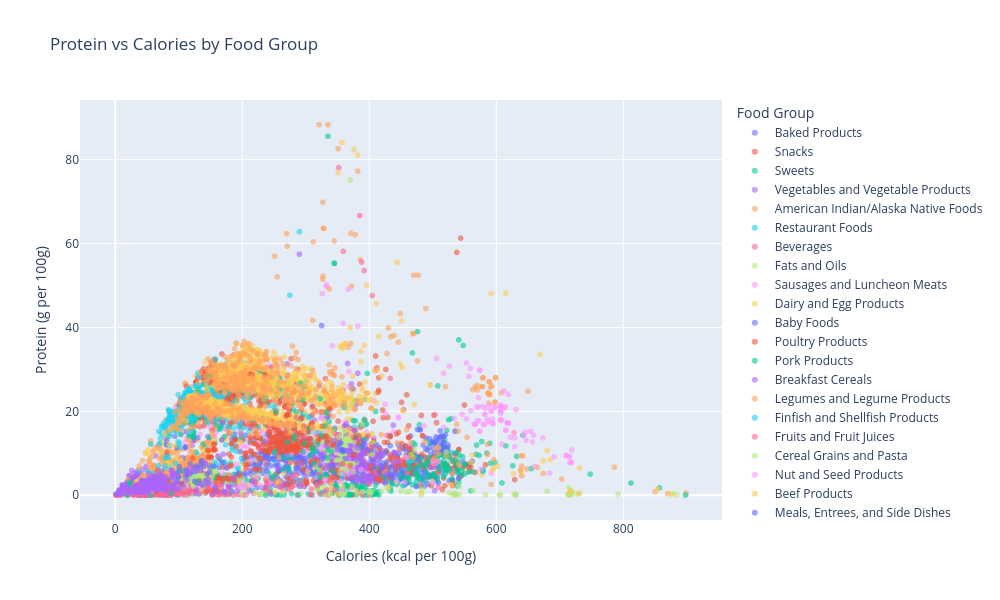

The cell this chart's notebook holds for it:
### Code cell
import plotly.express as px

fig = px.scatter(

    df_protein,

    x='Energy_kcal',

    y='Protein_g',

    color='food_category',

    hover_name='description',

    title='Protein vs Calories by Food Group',

    labels={'Energy_kcal': 'Calories (kcal per 100g)', 'Protein_g': 'Protein (g per 100g)'},

    opacity=0.6,

    width=1000, height=600

)

fig.update_layout(legend_title='Food Group')

fig.write_html('outputs/a1_protein_scatter.html')

fig.show()

### Figure 1 — Plotly figure (JSON) as saved in the notebook; plotly's stock layout.template omitted (floating-point values rounded to 4 significant figures; data arrays with more than 128 entries replaced by an {"elided": "..."} marker saying what was removed)
{"data": [{"hovertemplate": "<b>%{hovertext}</b><br><br>food_category=Baked Products<br>Calories (kcal per 100g)=%{x}<br>Protein (g per 100g)=%{y}<extra></extra>", "hovertext": {"elided": "512 str values"}, "legendgroup": "Baked Products", "marker": {"color": "#636efa", "opacity": 0.6, "symbol": "circle"}, "mode": "markers", "name": "Baked Products", "showlegend": true, "type": "scattergl", "x": {"elided": "512 float values"}, "xaxis": "x", "y": {"elided": "512 float values"}, "yaxis": "y"}, {"hovertemplate": "<b>%{hovertext}</b><br><br>food_category=Snacks<br>Calories (kcal per 100g)=%{x}<br>Protein (g per 100g)=%{y}<extra></extra>", "hovertext": {"elided": "175 str values"}, "legendgroup": "Snacks", "marker": {"color": "#EF553B", "opacity": 0.6, "symbol": "circle"}, "mode": "markers", "name": "Snacks", "showlegend": true, "type": "scattergl", "x": {"elided": "175 float values"}, "xaxis": "x", "y": {"elided": "175 float values"}, "yaxis": "y"}, {"hovertemplate": "<b>%{hovertext}</b><br><br>food_category=Sweets<br>Calories (kcal per 100g)=%{x}<br>Protein (g per 100g)=%{y}<extra></extra>", "hovertext": {"elided": "306 str values"}, "legendgroup": "Sweets", "marker": {"color": "#00cc96", "opacity": 0.6, "symbol": "circle"}, "mode": "markers", "name": "Sweets", "showlegend": true, "type": "scattergl", "x": {"elided": "306 float values"}, "xaxis": "x", "y": {"elided": "306 float values"}, "yaxis": "y"}, {"hovertemplate": "<b>%{hovertext}</b><br><br>food_category=Vegetables and Vegetable Products<br>Calories (kcal per 100g)=%{x}<br>Protein (g per 100g)=%{y}<extra></extra>", "hovertext": {"elided": "814 str values"}, "legendgroup": "Vegetables and Vegetable Products", "marker": {"color": "#ab63fa", "opacity": 0.6, "symbol": "circle"}, "mode": "markers", "name": "Vegetables and Vegetable Products", "showlegend": true, "type": "scattergl", "x": {"elided": "814 float values"}, "xaxis": "x", "y": {"elided": "814 float values"}, "yaxis": "y"}, {"hovertemplate": "<b>%{hovertext}</b><br><br>food_category=American Indian/Alaska Native Foods<br>Calories (kcal per 100g)=%{x}<br>Protein (g per 100g)=%{y}<extra></extra>", "hovertext": {"elided": "160 str values"}, "legendgroup": "American Indian/Alaska Native Foods", "marker": {"color": "#FFA15A", "opacity": 0.6, "symbol": "circle"}, "mode": "markers", "name": "American Indian/Alaska Native Foods", "showlegend": true, "type": "scattergl", "x": {"elided": "160 float values"}, "xaxis": "x", "y": {"elided": "160 float values"}, "yaxis": "y"}, {"hovertemplate": "<b>%{hovertext}</b><br><br>food_category=Restaurant Foods<br>Calories (kcal per 100g)=%{x}<br>Protein (g per 100g)=%{y}<extra></extra>", "hovertext": ["ON THE BORDER, soft taco with ground beef, cheese and lettuce", "Restaurant, Mexican, soft taco with ground beef, cheese and lettuce", "Restaurant, Latino, chicken and rice, entree, prepared", "Restaurant, Latino, empanadas, beef, prepared", "Restaurant, Latino, pupusas con frijoles (pupusas, bean)", "Restaurant, Latino, pupusas con queso (pupusas, cheese)", "Restaurant, Latino, pupusas del cerdo (pupusas, pork)", "Restaurant, Latino, tamale, corn", "Restaurant, Mexican, spanish rice", "Restaurant, Mexican, refried beans", "Restaurant, Chinese, egg rolls, assorted", "Restaurant, Chinese, fried rice, without meat", "CRACKER BARREL, steak fries", "CRACKER BARREL, grilled sirloin steak", "CRACKER BARREL, macaroni n' cheese plate, from kid's menu", "DENNY'S, french fries", "DENNY'S, top sirloin steak", "Restaurant, Chinese, lemon chicken", "Restaurant, Chinese, general tso's chicken", "Restaurant, Chinese, kung pao chicken", "Restaurant, Chinese, vegetable lo mein, without meat", "Restaurant, Chinese, chicken and vegetables", "Restaurant, Chinese, orange chicken", "Restaurant, Italian, spaghetti with meat sauce", "Restaurant, Italian, chicken parmesan without pasta", "Restaurant, Latino, arroz con leche (rice pudding)", "Restaurant, Latino, Arroz con frijoles negros (rice and black beans)", "Restaurant, Latino, Arroz con habichuelas colorados (Rice And Red Beans)", "Restaurant, Latino, Arroz con grandules (rice and pigeonpeas)", "Restaurant, Latino, tamale, pork", "Restaurant, Latino, black bean soup", "Restaurant, Latino, tripe soup", "Restaurant, Latino, arepa (unleavened cornmeal bread)", "Restaurant, Latino, bunuelos (fried yeast bread)", "Restaurant, Chinese, beef and vegetables", "CRACKER BARREL, chicken tenderloin platter, fried, from kid's menu", "CRACKER BARREL, country fried shrimp platter", "CRACKER BARREL, farm raised catfish platter", "DENNY'S, mozzarella cheese sticks", "DENNY'S, golden fried shrimp", "DENNY'S, macaroni & cheese, from kid's menu", "DENNY'S, chicken nuggets, star shaped, from kid's menu", "Restaurant, Chinese, shrimp and vegetables", "Restaurant, Chinese, sweet and sour chicken", "Restaurant, Chinese, sweet and sour pork", "Restaurant, Chinese, chicken chow mein", "Restaurant, Chinese, vegetable chow mein, without meat or noodles", "OLIVE GARDEN, spaghetti with meat sauce", "CARRABBA'S ITALIAN GRILL, spaghetti with meat sauce", "Restaurant, Chinese, sesame chicken", "APPLEBEE'S, Double Crunch Shrimp", "APPLEBEE'S, french fries", "APPLEBEE'S, KRAFT, Macaroni & Cheese, from kid's menu", "APPLEBEE'S, mozzarella sticks", "APPLEBEE'S, chicken tenders, from kids' menu", "T.G.I. FRIDAY'S, chicken fingers, from kids' menu", "T.G.I. FRIDAY'S, classic sirloin steak (10 oz)", "Restaurant, family style, fried mozzarella sticks", "Restaurant, family style, sirloin steak", "APPLEBEE'S, fish, hand battered", "APPLEBEE'S, chili", "T.G.I. FRIDAY'S, chicken fingers", "APPLEBEE'S, coleslaw", "CRACKER BARREL, onion rings, thick-cut", "DENNY'S, chicken strips", "DENNY'S, coleslaw", "DENNY'S, fish fillet, battered or breaded, fried", "DENNY'S, hash browns", "Restaurant, family style, coleslaw", "Restaurant, family style, onion rings", "Restaurant, family style, chili with meat and beans", "Restaurant, family style, spaghetti and meatballs", "CARRABBA'S ITALIAN GRILL, lasagne", "ON THE BORDER, Mexican rice", "ON THE BORDER, refried beans", "Restaurant, Italian, spaghetti with pomodoro sauce (no meat)", "ON THE BORDER, cheese quesadilla", "Restaurant, Mexican, cheese quesadilla", "CARRABBA'S ITALIAN GRILL, cheese ravioli with marinara sauce", "OLIVE GARDEN, cheese ravioli with marinara sauce", "Restaurant, Italian, cheese ravioli with marinara sauce", "APPLEBEE'S, 9 oz house sirloin steak", "T.G.I. FRIDAY'S, FRIDAY'S Shrimp, breaded", "T.G.I. FRIDAY'S, french fries", "T.G.I. FRIDAY'S, fried mozzarella", "T.G.I. FRIDAY'S, macaroni & cheese, from kid's menu", "Restaurant, family style, french fries", "Restaurant, family style, chicken fingers, from kid's menu", "Restaurant, family style, shrimp, breaded and fried", "Restaurant, family style, macaroni & cheese, from kids' menu", "APPLEBEE'S, crunchy onion rings", "APPLEBEE'S, chicken tenders platter", "CRACKER BARREL, chicken tenderloin platter, fried", "CRACKER BARREL, coleslaw", "DENNY'S, onion rings", "DENNY'S, spaghetti and meatballs", "Restaurant, family style, fish fillet, battered or breaded, fried", "Restaurant, family style, chicken tenders", "Restaurant, family style, hash browns", "CRACKER BARREL, macaroni n' cheese", "Restaurant, Italian, lasagna with meat", "OLIVE GARDEN, lasagna classico", "OLIVE GARDEN, spaghetti with pomodoro sauce", "CARRABBA'S ITALIAN GRILL, spaghetti with pomodoro sauce", "ON THE BORDER, cheese enchilada", "Restaurant, Mexican, cheese enchilada", "Restaurant, Mexican, cheese tamales", "CARRABBA'S ITALIAN GRILL, chicken parmesan without cavatappi pasta", "OLIVE GARDEN, chicken parmigiana without pasta"], "legendgroup": "Restaurant Foods", "marker": {"color": "#19d3f3", "opacity": 0.6, "symbol": "circle"}, "mode": "markers", "name": "Restaurant Foods", "showlegend": true, "type": "scattergl", "x": [229.0, 219.0, 174.0, 335.0, 229.0, 256.0, 232.0, 186.0, 185.0, 156.0, 250.0, 174.0, 255.0, 203.0, 192.0, 282.0, 182.0, 252.0, 295.0, 129.0, 121.0, 95.0, 262.0, 121.0, 204.0, 146.0, 151.0, 142.0, 182.0, 174.0, 103.0, 74.0, 219.0, 462.0, 105.0, 294.0, 287.0, 266.0, 324.0, 319.0, 150.0, 377.0, 78.0, 250.0, 270.0, 85.0, 43.0, 121.0, 122.0, 293.0, 323.0, 290.0, 143.0, 316.0, 296.0, 330.0, 196.0, 325.0, 195.0, 202.0, 157.0, 325.0, 120.0, 327.0, 295.0, 183.0, 234.0, 197.0, 159.0, 356.0, 157.0, 170.0, 191.0, 195.0, 144.0, 104.0, 394.0, 368.0, 156.0, 159.0, 154.0, 189.0, 302.0, 296.0, 333.0, 121.0, 289.0, 307.0, 308.0, 151.0, 356.0, 297.0, 293.0, 175.0, 385.0, 170.0, 219.0, 302.0, 197.0, 194.0, 185.0, 184.0, 102.0, 104.0, 271.0, 273.0, 216.0, 206.0, 211.0], "xaxis": "x", "y": [13.19, 12.56, 12.02, 11.31, 5.59, 11.72, 11.51, 3.48, 3.28, 6.91, 8.28, 4.05, 3.26, 31.52, 6.46, 3.41, 28.9, 11.87, 12.9, 9.76, 4.77, 8.18, 14.46, 5.79, 16.17, 3.2, 4.64, 3.96, 3.5, 7.35, 5.1, 8.61, 5.48, 8.02, 7.08, 18.67, 12.62, 22.94, 13.56, 13.88, 5.19, 16.27, 5.9, 10.1, 8.91, 6.76, 1.34, 5.8, 5.87, 14.33, 12.31, 3.31, 5.01, 14.87, 19.25, 18.11, 31.02, 14.75, 29.8, 13.23, 12.56, 18.68, 0.79, 4.78, 19.17, 0.97, 13.75, 2.49, 0.88, 4.89, 12.56, 7.84, 10.48, 3.56, 7.3, 3.9, 16.87, 15.93, 7.96, 7.44, 7.07, 26.85, 11.87, 3.74, 15.82, 5.03, 3.49, 18.68, 12.67, 5.42, 4.58, 19.62, 18.06, 0.89, 5.29, 7.84, 13.49, 18.88, 2.49, 6.49, 10.83, 11.28, 4.26, 3.42, 11.67, 11.24, 8.99, 19.0, 15.33], "yaxis": "y"}, {"hovertemplate": "<b>%{hovertext}</b><br><br>food_category=Beverages<br>Calories (kcal per 100g)=%{x}<br>Protein (g per 100g)=%{y}<extra></extra>", "hovertext": {"elided": "224 str values"}, "legendgroup": "Beverages", "marker": {"color": "#FF6692", "opacity": 0.6, "symbol": "circle"}, "mode": "markers", "name": "Beverages", "showlegend": true, "type": "scattergl", "x": {"elided": "224 float values"}, "xaxis": "x", "y": {"elided": "224 float values"}, "yaxis": "y"}, {"hovertemplate": "<b>%{hovertext}</b><br><br>food_category=Fats and Oils<br>Calories (kcal per 100g)=%{x}<br>Protein (g per 100g)=%{y}<extra></extra>", "hovertext": ["Creamy dressing, made with sour cream and/or buttermilk and oil, reduced calorie", "Salad dressing, blue or roquefort cheese dressing, light", "Salad dressing, french dressing, reduced calorie", "Mayonnaise, made with tofu", "Salad dressing, blue or roquefort cheese dressing, fat-free", "Salad Dressing, mayonnaise-like, fat-free", "Oil, flaxseed, cold pressed", "Salad dressing, bacon and tomato", "Salad dressing, peppercorn dressing, commercial, regular", "Mayonnaise, reduced-calorie or diet, cholesterol-free", "Salad dressing, italian dressing, reduced calorie", "Creamy dressing, made with sour cream and/or buttermilk and oil, reduced calorie, fat-free", "Creamy dressing, made with sour cream and/or buttermilk and oil, reduced calorie, cholesterol-free", "Salad dressing, mayonnaise and mayonnaise-type, low calorie", "Mayonnaise, low sodium, low calorie or diet", "Margarine-like, butter-margarine blend, 80% fat, stick, without salt", "Margarine-like, vegetable oil-butter spread, reduced calorie, tub, with salt", "Salad dressing, caesar dressing, regular", "Salad dressing, coleslaw", "Salad dressing, green goddess, regular", "Salad dressing, sweet and sour", "Salad dressing, blue or roquefort cheese, low calorie", "Salad dressing, caesar, low calorie", "Butter replacement, without fat, powder", "Salad dressing, buttermilk, lite", "Salad dressing, KRAFT Mayo Light Mayonnaise", "Salad dressing, KRAFT Mayo Fat Free Mayonnaise Dressing", "Salad dressing, KRAFT MIRACLE WHIP FREE Nonfat Dressing", "Salad dressing, russian dressing", "Salad dressing, sesame seed dressing, regular", "Salad dressing, russian dressing, low calorie", "Salad dressing, thousand island dressing, reduced fat", "Salad dressing, mayonnaise, regular", "Salad dressing, mayonnaise, soybean and safflower oil, with salt", "Margarine, regular, hard, soybean (hydrogenated)", "Salad dressing, italian dressing, commercial, regular", "Salad dressing, french dressing, commercial, regular, without salt", "Salad dressing, french dressing, reduced fat, without salt", "Salad dressing, italian dressing, commercial, regular, without salt", "Salad dressing, italian dressing, reduced fat, without salt", "Salad dressing, honey mustard dressing, reduced calorie", "Salad dressing, spray-style dressing, assorted flavors", "Salad Dressing, mayonnaise, light, SMART BALANCE, Omega Plus light", "Margarine-like, vegetable oil spread, 60% fat, tub, with salt, with added vitamin D", "Margarine-like vegetable-oil spread, stick/tub/bottle, 60% fat, with added vitamin D", "Margarine, regular, 80% fat, composite, stick, without salt, with added vitamin D", "Margarine-like, vegetable oil spread, 60% fat, stick/tub/bottle, without salt, with added vitamin D", "Salad dressing, honey mustard, regular", "Salad dressing, poppyseed, creamy", "Salad dressing, caesar, fat-free", "Dressing, honey mustard, fat-free", "Salad dressing, thousand island, commercial, regular", "Salad dressing, mayonnaise type, regular, with salt", "Salad dressing, french dressing, reduced fat", "Salad dressing, italian dressing, commercial, reduced fat", "Salad dressing, mayonnaise, imitation, soybean", "Salad dressing, mayonnaise, imitation, milk cream", "Salad dressing, mayonnaise, imitation, soybean without cholesterol", "Sandwich spread, with chopped pickle, regular, unspecified oils", "Salad dressing, french dressing, commercial, regular", "Margarine,spread, 35-39% fat, tub", "Salad dressing, french, home recipe", "Salad dressing, mayonnaise, soybean oil, without salt", "Salad dressing, french, cottonseed, oil, home recipe", "Salad dressing, french dressing, fat-free", "Oil, PAM cooking spray, original", "Margarine, margarine-like vegetable oil spread, 67-70% fat, tub", "Margarine, 80% fat, tub, CANOLA HARVEST Soft Spread (canola, palm and palm kernel oils)", "Margarine-like, vegetable oil spread, approximately 37% fat, unspecified oils, with salt, with added vitamin D", "Margarine, regular, 80% fat, composite, stick, with salt, with added vitamin D", "Margarine, regular, 80% fat, composite, tub, with salt, with added vitamin D", "Margarine-like, vegetable oil spread, 60% fat, stick, with salt, with added vitamin D", "Oil, flaxseed, contains added sliced flaxseed", "Mayonnaise, reduced fat, with olive oil", "Salad dressing, mayonnaise-type, light", "Margarine-like, margarine-butter blend, soybean oil and butter", "Butter, light, stick, without salt", "Margarine, regular, 80% fat, composite, stick, with salt", "Margarine, regular, 80% fat, composite, tub, with salt", "Margarine-like, vegetable oil spread, 60% fat, stick, with salt", "Margarine, regular, 80% fat, composite, tub, without salt", "Margarine-like, vegetable oil spread, 60% fat, stick/tub/bottle, without salt", "Margarine-like, vegetable oil spread, fat free, liquid, with salt", "Margarine-like spread with yogurt, 70% fat, stick, with salt", "Margarine-like, vegetable oil spread, fat-free, tub", "Salad dressing, thousand island dressing, fat-free", "Margarine, industrial, soy and partially hydrogenated soy oil, use for baking, sauces and candy", "Margarine-like spread, SMART BALANCE Regular Buttery Spread with flax oil", "Margarine-like spread, SMART BALANCE Light Buttery Spread", "Salad dressing, blue or roquefort cheese dressing, commercial, regular", "Margarine-like, vegetable oil-butter spread, tub, with salt", "Butter, light, stick, with salt", "Margarine-like, vegetable oil spread, 60% fat, tub, with salt", "Margarine-like, vegetable oil spread, 60% fat, stick/tub/bottle, with salt", "Margarine, regular, 80% fat, composite, stick, without salt", "Margarine-like spread with yogurt, approximately 40% fat, tub, with salt", "Margarine, 80% fat, stick, includes regular and hydrogenated corn and soybean oils", "Margarine, margarine-type vegetable oil spread, 70% fat, soybean and partially hydrogenated soybean, stick", "Margarine Spread, 40-49% fat, tub", "Salad dressing, italian dressing, fat-free", "Salad dressing, ranch dressing, fat-free", "Salad dressing, ranch dressing, regular", "Salad dressing, ranch dressing, reduced fat", "Salad dressing, mayonnaise, light", "Margarine, industrial, non-dairy, cottonseed, soy oil (partially hydrogenated ), for flaky pastries", "Margarine-like spread, SMART BALANCE Omega Plus Spread (with plant sterols & fish oil)"], "legendgroup": "Fats and Oils", "marker": {"color": "#B6E880", "opacity": 0.6, "symbol": "circle"}, "mode": "markers", "name": "Fats and Oils", "showlegend": true, "type": "scattergl", "x": [160.0, 86.0, 227.0, 322.0, 115.0, 84.0, 884.0, 326.0, 564.0, 333.0, 200.0, 107.0, 140.0, 263.0, 231.0, 718.0, 450.0, 542.0, 404.0, 427.0, 15.0, 99.0, 110.0, 373.0, 202.0, 334.0, 64.0, 84.0, 355.0, 443.0, 141.0, 195.0, 680.0, 717.0, 719.0, 240.0, 459.0, 233.0, 292.0, 76.0, 207.0, 165.0, 333.0, 533.0, 535.0, 717.0, 542.0, 464.0, 399.0, 131.0, 169.0, 379.0, 250.0, 222.0, 102.0, 232.0, 97.0, 482.0, 389.0, 419.0, 349.0, 631.0, 717.0, 631.0, 132.0, 792.0, 606.0, 730.0, 339.0, 717.0, 713.0, 537.0, 878.0, 361.0, 158.0, 727.0, 499.0, 717.0, 713.0, 537.0, 713.0, 533.0, 43.0, 630.0, 44.0, 132.0, 714.0, 583.0, 337.0, 484.0, 362.0, 499.0, 533.0, 526.0, 717.0, 330.0, 717.0, 628.0, 401.0, 47.0, 119.0, 430.0, 196.0, 238.0, 714.0, 605.0], "xaxis": "x", "y": [1.5, 2.1, 0.4, 5.95, 1.52, 0.2, 0.11, 1.8, 1.2, 0.9, 0.3, 1.4, 1.0, 0.9, 0.3, 0.9, 1.0, 2.17, 0.85, 1.9, 0.1, 5.1, 0.3, 2.0, 1.25, 0.6, 0.2, 0.2, 0.69, 3.1, 0.5, 0.83, 0.96, 1.1, 0.9, 0.41, 0.77, 0.58, 0.38, 0.47, 0.98, 0.16, 1.53, 0.17, 0.6, 0.16, 0.17, 0.87, 0.92, 1.47, 1.07, 1.09, 0.65, 0.58, 0.39, 0.3, 2.1, 0.1, 0.9, 0.87, 0.23, 0.1, 1.1, 0.1, 0.2, 0.26, 0.07, 0.41, 0.51, 0.16, 0.22, 0.12, 0.37, 0.37, 0.65, 0.31, 3.3, 0.16, 0.22, 0.12, 0.22, 0.17, 1.5, 0.3, 0.1, 0.55, 0.18, 0.14, 0.02, 1.37, 1.0, 3.3, 0.17, 0.6, 0.16, 2.0, 0.16, 0.26, 0.27, 0.97, 0.25, 1.32, 1.25, 0.37, 1.9, 0.13], "yaxis": "y"}, {"hovertemplate": "<b>%{hovertext}</b><br><br>food_category=Sausages and Luncheon Meats<br>Calories (kcal per 100g)=%{x}<br>Protein (g per 100g)=%{y}<extra></extra>", "hovertext": {"elided": "167 str values"}, "legendgroup": "Sausages and Luncheon Meats", "marker": {"color": "#FF97FF", "opacity": 0.6, "symbol": "circle"}, "mode": "markers", "name": "Sausages and Luncheon Meats", "showlegend": true, "type": "scattergl", "x": {"elided": "167 float values"}, "xaxis": "x", "y": {"elided": "167 float values"}, "yaxis": "y"}, {"hovertemplate": "<b>%{hovertext}</b><br><br>food_category=Dairy and Egg Products<br>Calories (kcal per 100g)=%{x}<br>Protein (g per 100g)=%{y}<extra></extra>", "hovertext": {"elided": "290 str values"}, "legendgroup": "Dairy and Egg Products", "marker": {"color": "#FECB52", "opacity": 0.6, "symbol": "circle"}, "mode": "markers", "name": "Dairy and Egg Products", "showlegend": true, "type": "scattergl", "x": {"elided": "290 float values"}, "xaxis": "x", "y": {"elided": "290 float values"}, "yaxis": "y"}, {"hovertemplate": "<b>%{hovertext}</b><br><br>food_category=Baby Foods<br>Calories (kcal per 100g)=%{x}<br>Protein (g per 100g)=%{y}<extra></extra>", "hovertext": {"elided": "334 str values"}, "legendgroup": "Baby Foods", "marker": {"color": "#636efa", "opacity": 0.6, "symbol": "circle"}, "mode": "markers", "name": "Baby Foods", "showlegend": true, "type": "scattergl", "x": {"elided": "334 float values"}, "xaxis": "x", "y": {"elided": "334 float values"}, "yaxis": "y"}, {"hovertemplate": "<b>%{hovertext}</b><br><br>food_category=Poultry Products<br>Calories (kcal per 100g)=%{x}<br>Protein (g per 100g)=%{y}<extra></extra>", "hovertext": {"elided": "383 str values"}, "legendgroup": "Poultry Products", "marker": {"color": "#EF553B", "opacity": 0.6, "symbol": "circle"}, "mode": "markers", "name": "Poultry Products", "showlegend": true, "type": "scattergl", "x": {"elided": "383 float values"}, "xaxis": "x", "y": {"elided": "383 float values"}, "yaxis": "y"}, {"hovertemplate": "<b>%{hovertext}</b><br><br>food_category=Pork Products<br>Calories (kcal per 100g)=%{x}<br>Protein (g per 100g)=%{y}<extra></extra>", "hovertext": {"elided": "336 str values"}, "legendgroup": "Pork Products", "marker": {"color": "#00cc96", "opacity": 0.6, "symbol": "circle"}, "mode": "markers", "name": "Pork Products", "showlegend": true, "type": "scattergl", "x": {"elided": "336 float values"}, "xaxis": "x", "y": {"elided": "336 float values"}, "yaxis": "y"}, {"hovertemplate": "<b>%{hovertext}</b><br><br>food_category=Breakfast Cereals<br>Calories (kcal per 100g)=%{x}<br>Protein (g per 100g)=%{y}<extra></extra>", "hovertext": {"elided": "195 str values"}, "legendgroup": "Breakfast Cereals", "marker": {"color": "#ab63fa", "opacity": 0.6, "symbol": "circle"}, "mode": "markers", "name": "Breakfast Cereals", "showlegend": true, "type": "scattergl", "x": {"elided": "195 float values"}, "xaxis": "x", "y": {"elided": "195 float values"}, "yaxis": "y"}, {"hovertemplate": "<b>%{hovertext}</b><br><br>food_category=Legumes and Legume Products<br>Calories (kcal per 100g)=%{x}<br>Protein (g per 100g)=%{y}<extra></extra>", "hovertext": {"elided": "287 str values"}, "legendgroup": "Legumes and Legume Products", "marker": {"color": "#FFA15A", "opacity": 0.6, "symbol": "circle"}, "mode": "markers", "name": "Legumes and Legume Products", "showlegend": true, "type": "scattergl", "x": {"elided": "287 float values"}, "xaxis": "x", "y": {"elided": "287 float values"}, "yaxis": "y"}, {"hovertemplate": "<b>%{hovertext}</b><br><br>food_category=Finfish and Shellfish Products<br>Calories (kcal per 100g)=%{x}<br>Protein (g per 100g)=%{y}<extra></extra>", "hovertext": {"elided": "264 str values"}, "legendgroup": "Finfish and Shellfish Products", "marker": {"color": "#19d3f3", "opacity": 0.6, "symbol": "circle"}, "mode": "markers", "name": "Finfish and Shellfish Products", "showlegend": true, "type": "scattergl", "x": {"elided": "264 float values"}, "xaxis": "x", "y": {"elided": "264 float values"}, "yaxis": "y"}, {"hovertemplate": "<b>%{hovertext}</b><br><br>food_category=Fruits and Fruit Juices<br>Calories (kcal per 100g)=%{x}<br>Protein (g per 100g)=%{y}<extra></extra>", "hovertext": {"elided": "354 str values"}, "legendgroup": "Fruits and Fruit Juices", "marker": {"color": "#FF6692", "opacity": 0.6, "symbol": "circle"}, "mode": "markers", "name": "Fruits and Fruit Juices", "showlegend": true, "type": "scattergl", "x": {"elided": "354 float values"}, "xaxis": "x", "y": {"elided": "354 float values"}, "yaxis": "y"}, {"hovertemplate": "<b>%{hovertext}</b><br><br>food_category=Cereal Grains and Pasta<br>Calories (kcal per 100g)=%{x}<br>Protein (g per 100g)=%{y}<extra></extra>", "hovertext": {"elided": "181 str values"}, "legendgroup": "Cereal Grains and Pasta", "marker": {"color": "#B6E880", "opacity": 0.6, "symbol": "circle"}, "mode": "markers", "name": "Cereal Grains and Pasta", "showlegend": true, "type": "scattergl", "x": {"elided": "181 float values"}, "xaxis": "x", "y": {"elided": "181 float values"}, "yaxis": "y"}, {"hovertemplate": "<b>%{hovertext}</b><br><br>food_category=Nut and Seed Products<br>Calories (kcal per 100g)=%{x}<br>Protein (g per 100g)=%{y}<extra></extra>", "hovertext": {"elided": "137 str values"}, "legendgroup": "Nut and Seed Products", "marker": {"color": "#FF97FF", "opacity": 0.6, "symbol": "circle"}, "mode": "markers", "name": "Nut and Seed Products", "showlegend": true, "type": "scattergl", "x": {"elided": "137 float values"}, "xaxis": "x", "y": {"elided": "137 float values"}, "yaxis": "y"}, {"hovertemplate": "<b>%{hovertext}</b><br><br>food_category=Beef Products<br>Calories (kcal per 100g)=%{x}<br>Protein (g per 100g)=%{y}<extra></extra>", "hovertext": {"elided": "954 str values"}, "legendgroup": "Beef Products", "marker": {"color": "#FECB52", "opacity": 0.6, "symbol": "circle"}, "mode": "markers", "name": "Beef Products", "showlegend": true, "type": "scattergl", "x": {"elided": "954 float values"}, "xaxis": "x", "y": {"elided": "954 float values"}, "yaxis": "y"}, {"hovertemplate": "<b>%{hovertext}</b><br><br>food_category=Meals, Entrees, and Side Dishes<br>Calories (kcal per 100g)=%{x}<br>Protein (g per 100g)=%{y}<extra></extra>", "hovertext": ["Rice and vermicelli mix, beef flavor, unprepared", "Rice and vermicelli mix, beef flavor, prepared with 80% margarine", "Rice and vermicelli mix, rice pilaf flavor, unprepared", "Rice and vermicelli mix, rice pilaf flavor, prepared with 80% margarine", "Pasta mix, classic cheeseburger macaroni, unprepared", "Pasta mix, classic beef, unprepared", "Pasta mix, Italian lasagna, unprepared", "Yellow rice with seasoning, dry packet mix, unprepared", "Pizza rolls, frozen, unprepared", "Pasta mix, Italian four cheese lasagna, unprepared", "Spanish rice mix, dry mix, unprepared", "Lasagna, cheese, frozen, unprepared", "Chicken, thighs, frozen, breaded, reheated", "Turnover, meat- and cheese-filled, tomato-based sauce, reduced fat, frozen", "Turnover, filled with egg, meat and cheese, frozen", "Rice mix, white and wild, flavored, unprepared", "Salisbury steak with gravy, frozen", "Macaroni and cheese, box mix with cheese sauce, unprepared", "Macaroni and cheese, box mix with cheese sauce, prepared", "Taquitos, frozen, chicken and cheese, oven-heated", "Taquitos, frozen, beef and cheese, oven-heated", "Potsticker or wonton, pork and vegetable, frozen, unprepared", "Macaroni or noodles with cheese, made from reduced fat packaged mix, unprepared", "Turnover, cheese-filled, tomato-based sauce, frozen, unprepared", "Macaroni or noodles with cheese, microwaveable, unprepared", "Spanish rice mix, dry mix, prepared (with canola/vegetable oil blend or diced tomatoes and margarine)", "Rice mix, cheese flavor, dry mix, unprepared", "Dumpling, potato- or cheese-filled, frozen", "Turnover, chicken- or turkey-, and vegetable-filled, reduced fat, frozen", "Sausage, egg and cheese breakfast biscuit", "HUNGRY MAN, Salisbury Steak With Gravy, frozen, unprepared", "BANQUET, Salisbury Steak With Gravy, family size, frozen, unprepared", "JIMMY DEAN, Sausage, Egg, and Cheese Breakfast Biscuit, frozen, unprepared", "Spaghetti with meat sauce, frozen entree", "Beef macaroni with tomato sauce, frozen entree, reduced fat", "Pasta with Sliced Franks in Tomato Sauce, canned entree", "Turkey Pot Pie, frozen entree", "Beef Pot Pie, frozen entree, prepared", "Tortellini, pasta with cheese filling, fresh-refrigerated, as purchased", "Chili con carne with beans, canned entree", "Chili, no beans, canned entree", "Spaghetti, with meatballs in tomato sauce, canned", "Pasta with tomato sauce, no meat, canned", "Lasagna with meat & sauce, low-fat, frozen entree", "Burrito, beef and bean, microwaved", "Egg rolls, pork, refrigerated, heated", "Egg rolls, chicken, refrigerated, heated", "Egg rolls, vegetable, frozen, prepared", "Lasagna, Vegetable, frozen, baked", "HOT POCKETS, meatballs & mozzarella stuffed sandwich, frozen", "LEAN POCKETS, Ham N Cheddar", "Lean Pockets, Meatballs & Mozzarella", "Chili with beans, microwavable bowls", "Chicken, nuggets, dark and white meat, precooked, frozen, not reheated", "Chicken, nuggets, white meat, precooked, frozen, not reheated", "Ravioli, cheese with tomato sauce, frozen, not prepared, includes regular and light entrees", "Lasagna with meat sauce, frozen, prepared", "Macaroni and Cheese, canned entree", "HOT POCKETS, CROISSANT POCKETS Chicken, Broccoli, and Cheddar Stuffed Sandwich, frozen", "HOT POCKETS Ham 'N Cheese Stuffed Sandwich, frozen", "Ravioli, cheese-filled, canned", "Ravioli, meat-filled, with tomato sauce or meat sauce, canned", "Beef stew, canned entree", "Chicken pot pie, frozen entree, prepared", "Beef, corned beef hash, with potato, canned", "Lasagna, cheese, frozen, prepared", "Lasagna with meat & sauce, frozen entree", "Burrito, beef and bean, frozen", "Burrito, bean and cheese, frozen", "Macaroni and Cheese, canned, microwavable", "Turkey, stuffing, mashed potatoes w/gravy, assorted vegetables, frozen, microwaved", "Rice bowl with chicken, frozen entree, prepared (includes fried, teriyaki, and sweet and sour varieties)", "Macaroni and cheese dinner with dry sauce mix, boxed, uncooked", "Macaroni and cheese, dry mix, prepared with 2% milk and 80% stick margarine from dry mix", "Macaroni and cheese, frozen entree", "Potato salad with egg", "Pulled pork in barbecue sauce", "Corn dogs, frozen, prepared", "Chicken tenders, breaded, frozen, prepared", "RICE-A-RONI, chicken flavor, unprepared", "Rice and vermicelli mix, chicken flavor, prepared with 80% margarine"], "legendgroup": "Meals, Entrees, and Side Dishes", "marker": {"color": "#636efa", "opacity": 0.6, "symbol": "circle"}, "mode": "markers", "name": "Meals, Entrees, and Side Dishes", "showlegend": true, "type": "scattergl", "x": [359.0, 129.0, 359.0, 148.0, 349.0, 354.0, 356.0, 343.0, 328.0, 355.0, 363.0, 145.0, 334.0, 215.0, 228.0, 142.0, 149.0, 334.0, 164.0, 284.0, 287.0, 136.0, 297.0, 235.0, 388.0, 125.0, 362.0, 195.0, 168.0, 324.0, 136.0, 155.0, 328.0, 90.0, 113.0, 90.0, 176.0, 220.0, 307.0, 107.0, 118.0, 100.0, 71.0, 101.0, 298.0, 227.0, 197.0, 214.0, 139.0, 252.0, 230.0, 240.0, 100.0, 268.0, 261.0, 111.0, 135.0, 82.0, 235.0, 270.0, 77.0, 97.0, 99.0, 204.0, 164.0, 130.0, 124.0, 239.0, 221.0, 134.0, 128.0, 126.0, 379.0, 190.0, 149.0, 157.0, 168.0, 250.0, 240.0, 356.0, 136.0], "xaxis": "x", "y": [10.84, 2.82, 10.42, 2.94, 11.6, 12.32, 10.9, 7.02, 8.73, 12.53, 10.62, 5.06, 18.66, 9.45, 7.87, 3.49, 6.98, 12.73, 6.68, 9.21, 9.4, 8.28, 13.1, 10.24, 11.48, 3.27, 8.77, 5.26, 7.87, 9.54, 7.96, 6.89, 9.29, 5.05, 5.89, 4.37, 6.5, 7.25, 13.5, 5.8, 7.53, 4.37, 2.22, 6.81, 8.73, 9.94, 10.44, 5.95, 6.87, 9.32, 10.28, 10.49, 5.85, 12.02, 14.36, 4.52, 7.28, 3.38, 8.9, 9.16, 2.48, 3.24, 4.41, 5.11, 8.73, 6.54, 6.63, 7.26, 7.07, 5.98, 6.97, 5.65, 13.86, 4.89, 5.6, 1.96, 13.19, 8.57, 14.62, 10.64, 2.65], "yaxis": "y"}, {"hovertemplate": "<b>%{hovertext}</b><br><br>food_category=Fast Foods<br>Calories (kcal per 100g)=%{x}<br>Protein (g per 100g)=%{y}<extra></extra>", "hovertext": {"elided": "312 str values"}, "legendgroup": "Fast Foods", "marker": {"color": "#EF553B", "opacity": 0.6, "symbol": "circle"}, "mode": "markers", "name": "Fast Foods", "showlegend": true, "type": "scattergl", "x": {"elided": "312 float values"}, "xaxis": "x", "y": {"elided": "312 float values"}, "yaxis": "y"}, {"hovertemplate": "<b>%{hovertext}</b><br><br>food_category=Spices and Herbs<br>Calories (kcal per 100g)=%{x}<br>Protein (g per 100g)=%{y}<extra></extra>", "hovertext": ["Spices, bay leaf", "Spices, caraway seed", "Spices, cardamom", "Spices, celery seed", "Spices, coriander leaf, dried", "Spices, coriander seed", "Spices, cumin seed", "Spices, curry powder", "Spices, dill seed", "Spices, ginger, ground", "Spices, mace, ground", "Spices, marjoram, dried", "Spices, mustard seed, ground", "Spices, parsley, dried", "Spices, pepper, black", "Spices, pepper, red or cayenne", "Spices, pepper, white", "Spices, saffron", "Spices, sage, ground", "Spices, savory, ground", "Spices, tarragon, dried", "Spices, thyme, dried", "Spices, allspice, ground", "Spices, anise seed", "Spices, basil, dried", "Spices, chervil, dried", "Spices, chili powder", "Spices, cinnamon, ground", "Spices, cloves, ground", "Spices, dill weed, dried", "Spices, fennel seed", "Spices, fenugreek seed", "Spices, garlic powder", "Spices, nutmeg, ground", "Spices, onion powder", "Spices, oregano, dried", "Spices, paprika", "Spices, poppy seed", "Spices, poultry seasoning", "Spices, pumpkin pie spice", "Spices, rosemary, dried", "Spices, turmeric, ground", "Basil, fresh", "Dill weed, fresh", "Mustard, prepared, yellow", "Vanilla extract, imitation, alcohol", "Vanilla extract, imitation, no alcohol", "Capers, canned", "Spearmint, dried", "Vinegar, red wine", "Vinegar, balsamic", "Seasoning mix, dry, taco, original", "Thyme, fresh", "Vanilla extract", "Horseradish, prepared", "Rosemary, fresh", "Peppermint, fresh", "Spearmint, fresh", "Seasoning mix, dry, chili, original"], "legendgroup": "Spices and Herbs", "marker": {"color": "#00cc96", "opacity": 0.6, "symbol": "circle"}, "mode": "markers", "name": "Spices and Herbs", "showlegend": true, "type": "scattergl", "x": [313.0, 333.0, 311.0, 392.0, 279.0, 298.0, 375.0, 325.0, 305.0, 335.0, 475.0, 271.0, 508.0, 292.0, 251.0, 318.0, 296.0, 310.0, 315.0, 272.0, 295.0, 276.0, 263.0, 337.0, 233.0, 237.0, 282.0, 247.0, 274.0, 253.0, 345.0, 323.0, 331.0, 525.0, 341.0, 265.0, 282.0, 525.0, 307.0, 342.0, 331.0, 312.0, 23.0, 43.0, 60.0, 237.0, 56.0, 23.0, 285.0, 19.0, 88.0, 322.0, 101.0, 288.0, 48.0, 131.0, 70.0, 44.0, 335.0], "xaxis": "x", "y": [7.61, 19.77, 10.76, 18.07, 21.93, 12.37, 17.81, 14.29, 15.98, 8.98, 6.71, 12.66, 26.08, 26.63, 10.39, 12.01, 10.4, 11.43, 10.63, 6.73, 22.77, 9.11, 6.09, 17.6, 22.98, 23.2, 13.46, 3.99, 5.97, 19.96, 15.8, 23.0, 16.55, 5.84, 10.41, 9.0, 14.14, 17.99, 9.59, 5.76, 4.88, 9.68, 3.15, 3.46, 3.74, 0.05, 0.03, 2.36, 19.93, 0.04, 0.49, 4.5, 5.56, 0.06, 1.18, 3.31, 3.75, 3.29, 10.82], "yaxis": "y"}, {"hovertemplate": "<b>%{hovertext}</b><br><br>food_category=Soups, Sauces, and Gravies<br>Calories (kcal per 100g)=%{x}<br>Protein (g per 100g)=%{y}<extra></extra>", "hovertext": {"elided": "253 str values"}, "legendgroup": "Soups, Sauces, and Gravies", "marker": {"color": "#ab63fa", "opacity": 0.6, "symbol": "circle"}, "mode": "markers", "name": "Soups, Sauces, and Gravies", "showlegend": true, "type": "scattergl", "x": {"elided": "253 float values"}, "xaxis": "x", "y": {"elided": "253 float values"}, "yaxis": "y"}, {"hovertemplate": "<b>%{hovertext}</b><br><br>food_category=Lamb, Veal, and Game Products<br>Calories (kcal per 100g)=%{x}<br>Protein (g per 100g)=%{y}<extra></extra>", "hovertext": {"elided": "464 str values"}, "legendgroup": "Lamb, Veal, and Game Products", "marker": {"color": "#FFA15A", "opacity": 0.6, "symbol": "circle"}, "mode": "markers", "name": "Lamb, Veal, and Game Products", "showlegend": true, "type": "scattergl", "x": {"elided": "464 float values"}, "xaxis": "x", "y": {"elided": "464 float values"}, "yaxis": "y"}], "layout": {"height": 600, "legend": {"title": {"text": "Food Group"}, "tracegroupgap": 0}, "title": {"text": "Protein vs Calories by Food Group"}, "width": 1000, "xaxis": {"anchor": "y", "domain": [0.0, 1.0], "title": {"text": "Calories (kcal per 100g)"}}, "yaxis": {"anchor": "x", "domain": [0.0, 1.0], "title": {"text": "Protein (g per 100g)"}}}}
